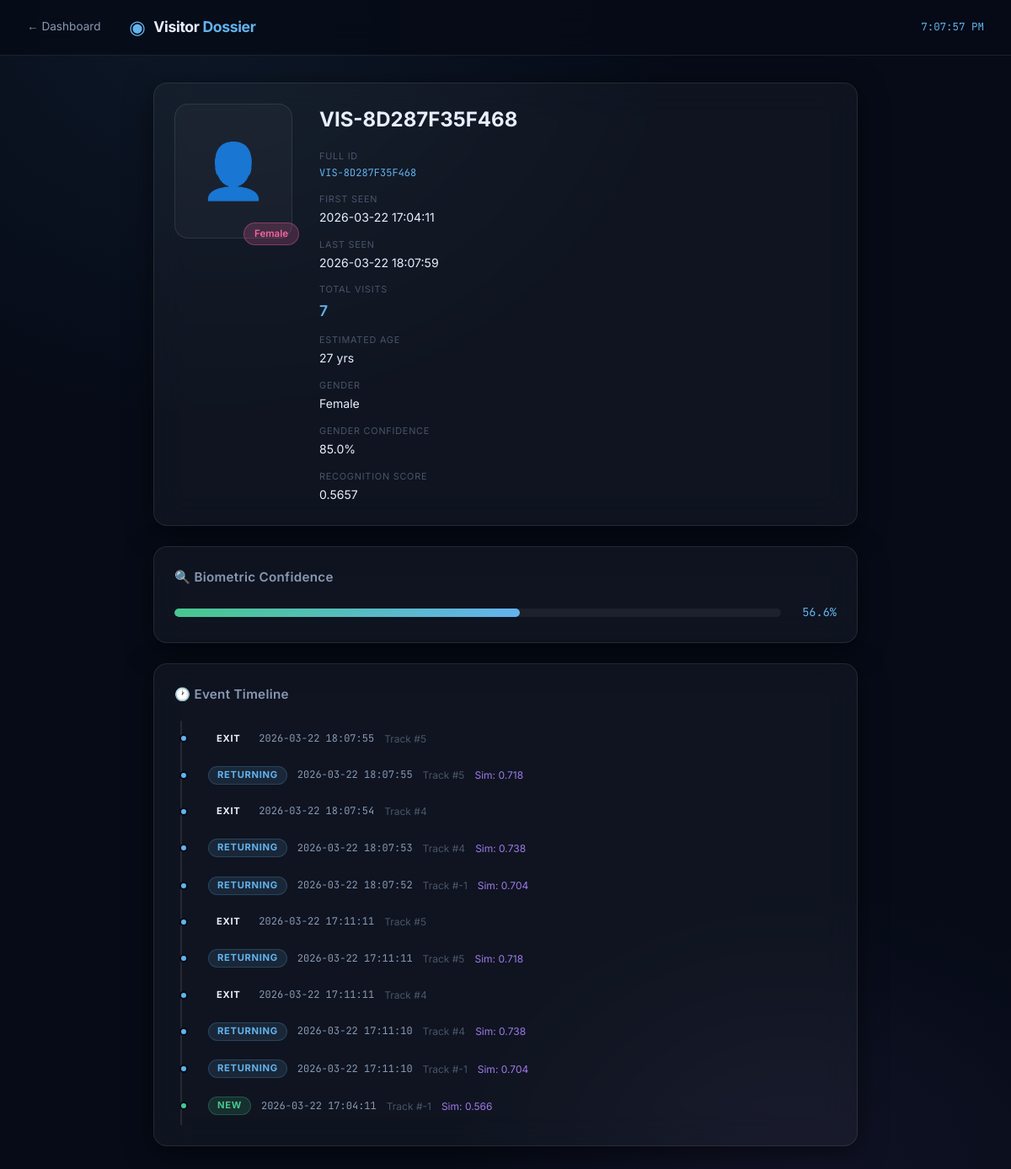
The app's page /visitor/VIS-8D287F35F468 with its own data.
### app/database.py (models this page shows, shortened)
class Visitor(Base):
    __tablename__ = "visitors"
    id = Column(Integer, primary_key=True, autoincrement=True)
    visitor_id = Column(String(64), unique=True, nullable=False, index=True)
    first_seen = Column(DateTime, default=datetime.utcnow, nullable=False)
    last_seen = Column(DateTime, default=datetime.utcnow, onupdate=datetime.utcnow)
    visit_count = Column(Integer, default=1)
    crop_image_path = Column(String(512), nullable=True)
    age = Column(Float, nullable=True)
    gender = Column(String(16), nullable=True)
    gender_confidence = Column(Float, nullable=True)
    recognition_confidence = Column(Float, nullable=True)
    embedding = Column(Text, nullable=True)  # JSON-serialized 512-d vector
    __table_args__ = (
        Index("idx_first_seen", "first_seen"),
        Index("idx_last_seen", "last_seen"),
    )

class EventLog(Base):
    __tablename__ = "event_logs"
    id = Column(Integer, primary_key=True, autoincrement=True)
    timestamp = Column(DateTime, default=datetime.utcnow, nullable=False, index=True)
    visitor_id = Column(String(64), nullable=False, index=True)
    event_type = Column(String(32), nullable=False)  # 'new', 'returning', 'unknown'
    track_id = Column(Integer, nullable=True)
    confidence = Column(Float, nullable=True)
    frame_number = Column(Integer, nullable=True)
    bbox_x = Column(Float, nullable=True)
    bbox_y = Column(Float, nullable=True)
    bbox_w = Column(Float, nullable=True)
    bbox_h = Column(Float, nullable=True)

### web/routes.py (the view)
@dashboard_bp.route("/visitor/<visitor_id>")
def visitor_detail(visitor_id: str):
    _ensure_db()
    session = get_session()
    visitor = get_visitor_by_id(session, visitor_id)
    if visitor is None:
        abort(404)
    events = (
        session.query(EventLog)
        .filter_by(visitor_id=visitor_id)
        .order_by(EventLog.timestamp.desc())
        .limit(50)
        .all()
    )
    return render_template("visitor.html", visitor=visitor, events=events)

### app/database.py (called while the page is built)
def get_session() -> scoped_session:
    if _Session is None:
        raise RuntimeError("Database not initialised. Call init_db() first.")
    return _Session

def get_visitor_by_id(session, visitor_id: str):
    return session.query(Visitor).filter_by(visitor_id=visitor_id).first()

### web/routes.py (called while the page is built)
def _ensure_db():
    config = current_app.config.get("TRACKER_CONFIG", {})
    try:
        get_session()
    except RuntimeError:
        init_db(config)

### web/templates/visitor.html (shortened to what this page needs)
<!DOCTYPE html>
<html lang="en">
<head>
  <link rel="stylesheet" href="{{ url_for('static', filename='css/style.css') }}" />
</head>
<body>
  <header class="header">
    <div class="header-inner">
      <div class="logo">
        <a href="/" class="back-link">← Dashboard</a>
        <span class="logo-icon" style="margin-left:1.5rem;">◉</span>
        <span class="logo-text">Visitor <span class="accent">Dossier</span></span>
      </div>
      <div class="header-status">
        <span class="header-time" id="headerTime"></span>
      </div>
    </div>
  </header>
  <main class="container" style="max-width:900px;">
    <div class="glass-card dossier-card">
      <div class="dossier-photo">
        <div class="dossier-badge {{ 'badge-male' if visitor.gender == 'Male' else 'badge-female' if visitor.gender == 'Female' else 'badge-unknown' }}">
          {{ visitor.gender or '?' }}
        </div>
      </div>
      <div class="dossier-info">
        <h1 class="dossier-name">VIS-{{ visitor.visitor_id[-12:] }}</h1>
        <div class="dossier-meta-grid">
          <div class="meta-item">
            <span class="meta-label">Full ID</span>
            <code class="meta-value mono">{{ visitor.visitor_id }}</code>
          </div>
          <div class="meta-item">
            <span class="meta-label">First Seen</span>
            <span class="meta-value">{{ visitor.first_seen.strftime('%Y-%m-%d %H:%M:%S') if visitor.first_seen else '—' }}</span>
          </div>
          <div class="meta-item">
            <span class="meta-label">Last Seen</span>
            <span class="meta-value">{{ visitor.last_seen.strftime('%Y-%m-%d %H:%M:%S') if visitor.last_seen else '—' }}</span>
          </div>
          <div class="meta-item">
            <span class="meta-label">Total Visits</span>
            <span class="meta-value accent-text">{{ visitor.visit_count }}</span>
          </div>
          <div class="meta-item">
            <span class="meta-label">Estimated Age</span>
            <span class="meta-value">{{ '%.0f yrs'|format(visitor.age) if visitor.age else '—' }}</span>
          </div>
          <div class="meta-item">
            <span class="meta-label">Gender</span>
            <span class="meta-value">{{ visitor.gender or '—' }}</span>
          </div>
          <div class="meta-item">
            <span class="meta-label">Gender Confidence</span>
            <span class="meta-value">{{ '%.1f%%'|format((visitor.gender_confidence or 0) * 100) }}</span>
          </div>
          <div class="meta-item">
            <span class="meta-label">Recognition Score</span>
            <span class="meta-value">{{ '%.4f'|format(visitor.recognition_confidence) if visitor.recognition_confidence else '—' }}</span>
          </div>
        </div>
      </div>
    </div>
    <div class="glass-card" style="margin-top:1.5rem;">
      <h2 class="card-title">🔍 Biometric Confidence</h2>
      <div class="conf-meter-wrap">
        <div class="conf-meter-track">
          <div class="conf-meter-fill"
               style="width: {{ '%.0f'|format((visitor.recognition_confidence or 0) * 100) }}%">
          </div>
        </div>
        <span class="conf-meter-label">{{ '%.1f%%'|format((visitor.recognition_confidence or 0) * 100) }}</span>
      </div>
    </div>
    <div class="glass-card" style="margin-top:1.5rem;">
      <h2 class="card-title">🕐 Event Timeline</h2>
      {% if events %}
      <div class="timeline">
        {% for e in events %}
        <div class="timeline-item {{ 'event-new' if e.event_type == 'new' else 'event-returning' }}">
          <div class="timeline-dot"></div>
          <div class="timeline-content">
            <span class="timeline-badge {{ e.event_type }}">{{ e.event_type.upper() }}</span>
            <span class="timeline-time">{{ e.timestamp.strftime('%Y-%m-%d %H:%M:%S') if e.timestamp else '—' }}</span>
            {% if e.track_id %}<span class="timeline-track">Track #{{ e.track_id }}</span>{% endif %}
            {% if e.confidence %}<span class="timeline-sim">Sim: {{ '%.3f'|format(e.confidence) }}</span>{% endif %}
          </div>
        </div>
        {% endfor %}
      </div>
      {% else %}
        <p class="empty-row">No events recorded for this visitor.</p>
      {% endif %}
    </div>
  </main>
</body>
</html>

### records on screen
Visitor: gender "Female", visitor_id "VIS-8D287F35F468", first_seen "2026-03-22 17:04:11", last_seen "2026-03-22 18:07:59", visit_count "7", age "27 yrs", (visitor.gender_confidenceor0)*100 "85.0%", recognition_confidence "0.5657", (visitor.recognition_confidenceor0)*100 "56.6%"
EventLog: event_type "EXIT", timestamp "2026-03-22 18:07:55", track_id "5"
EventLog: event_type "RETURNING", timestamp "2026-03-22 18:07:55", track_id "5", confidence "0.718"
EventLog: event_type "EXIT", timestamp "2026-03-22 18:07:54", track_id "4"
EventLog: event_type "RETURNING", timestamp "2026-03-22 18:07:53", track_id "4", confidence "0.738"
EventLog: event_type "RETURNING", timestamp "2026-03-22 18:07:52", track_id "-1", confidence "0.704"
EventLog: event_type "EXIT", timestamp "2026-03-22 17:11:11", track_id "5"
EventLog: event_type "RETURNING", timestamp "2026-03-22 17:11:11", track_id "5", confidence "0.718"
EventLog: event_type "EXIT", timestamp "2026-03-22 17:11:11", track_id "4"
EventLog: event_type "RETURNING", timestamp "2026-03-22 17:11:10", track_id "4", confidence "0.738"
EventLog: event_type "RETURNING", timestamp "2026-03-22 17:11:10", track_id "-1", confidence "0.704"
EventLog: event_type "NEW", timestamp "2026-03-22 17:04:11", track_id "-1", confidence "0.566"

### other values on screen
{{ visitor.visitor_id[-12:] }} "8D287F35F468"
